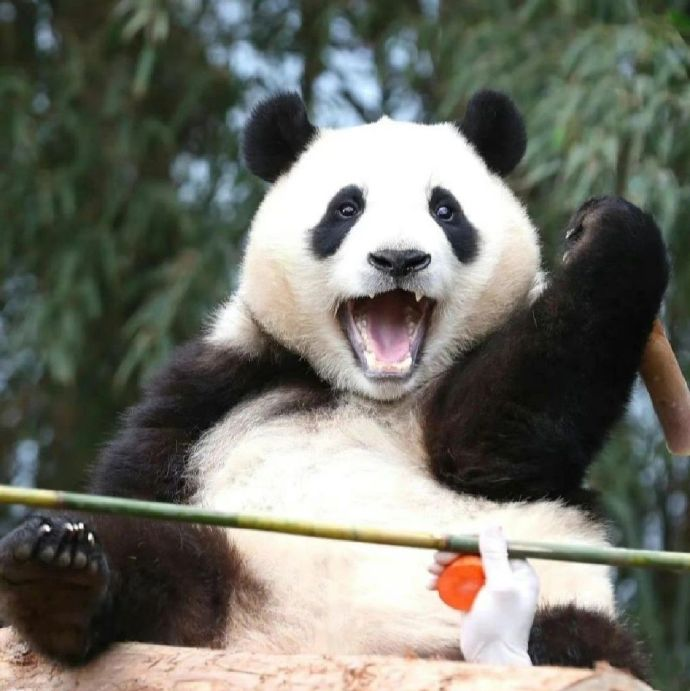
#> input picture sift/demo.jpg, 690 x 691 px
$ python demo.py
#> lines starting #> are read from the running program, lines starting #| are printed output that depends on the picture; after the words box and inside, x2 and y2 are one past the last pixel; in counts of white or black regions, pixels touching at a corner belong together
import numpy as np
import cv2 as cv

if __name__ == '__main__':
    img = cv.imread('demo.jpg')
#> img is the input picture: shape (691, 690, 3); mean B, G, R 103.6, 112.7, 111.7
    gray= cv.cvtColor(img,cv.COLOR_BGR2GRAY)
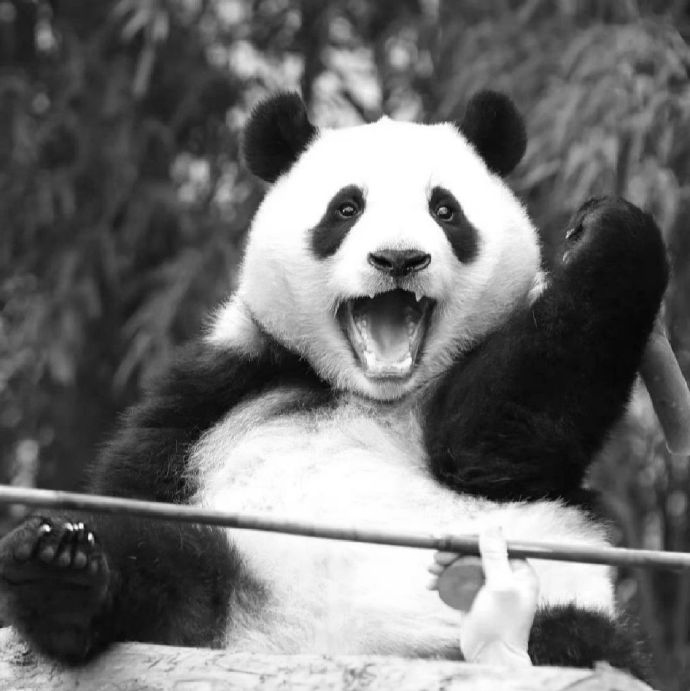
#> gray: shape (691, 690); min 0, max 255, mean 111.4
    sift = cv.SIFT_create()
    kp = sift.detect(gray,None)
#> kp = 985 keypoints; strongest (x, y, size): (90, 537, 3.7), (47, 528, 4.3), (347, 206, 24.9), (443, 205, 22.6)
    img=cv.drawKeypoints(gray,kp,img)
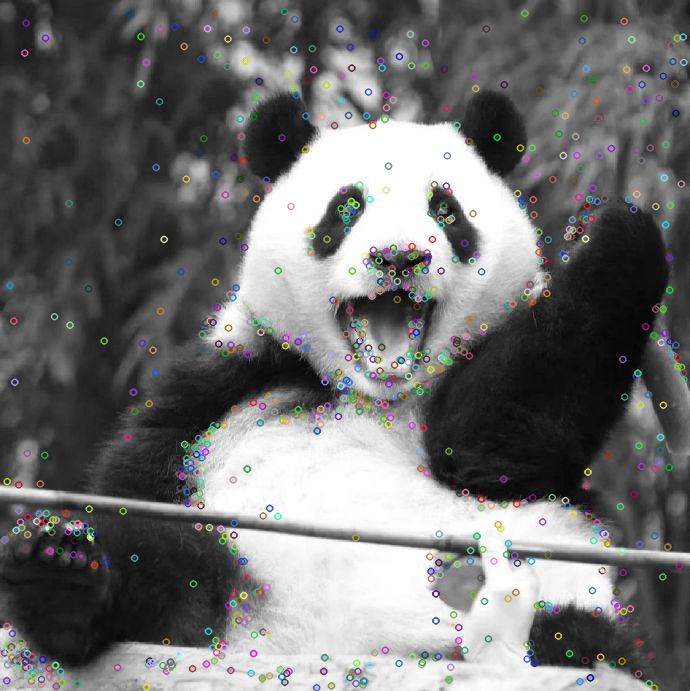
#> img: shape (691, 690, 3); mean B, G, R 111.4, 111.5, 111.5
    img=cv.drawKeypoints(gray,kp,img,flags=cv.DRAW_MATCHES_FLAGS_DRAW_RICH_KEYPOINTS)
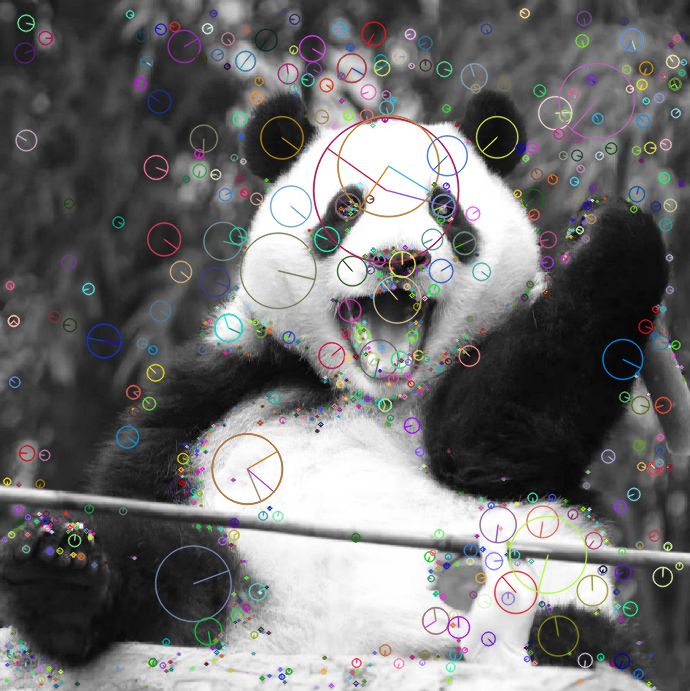
#> img: shape (691, 690, 3); 15.57% of pixels changed, all inside (x1, y1, x2, y2) = (0, 7, 688, 691)
    cv.imwrite('sift_keypoints.jpg',img)
